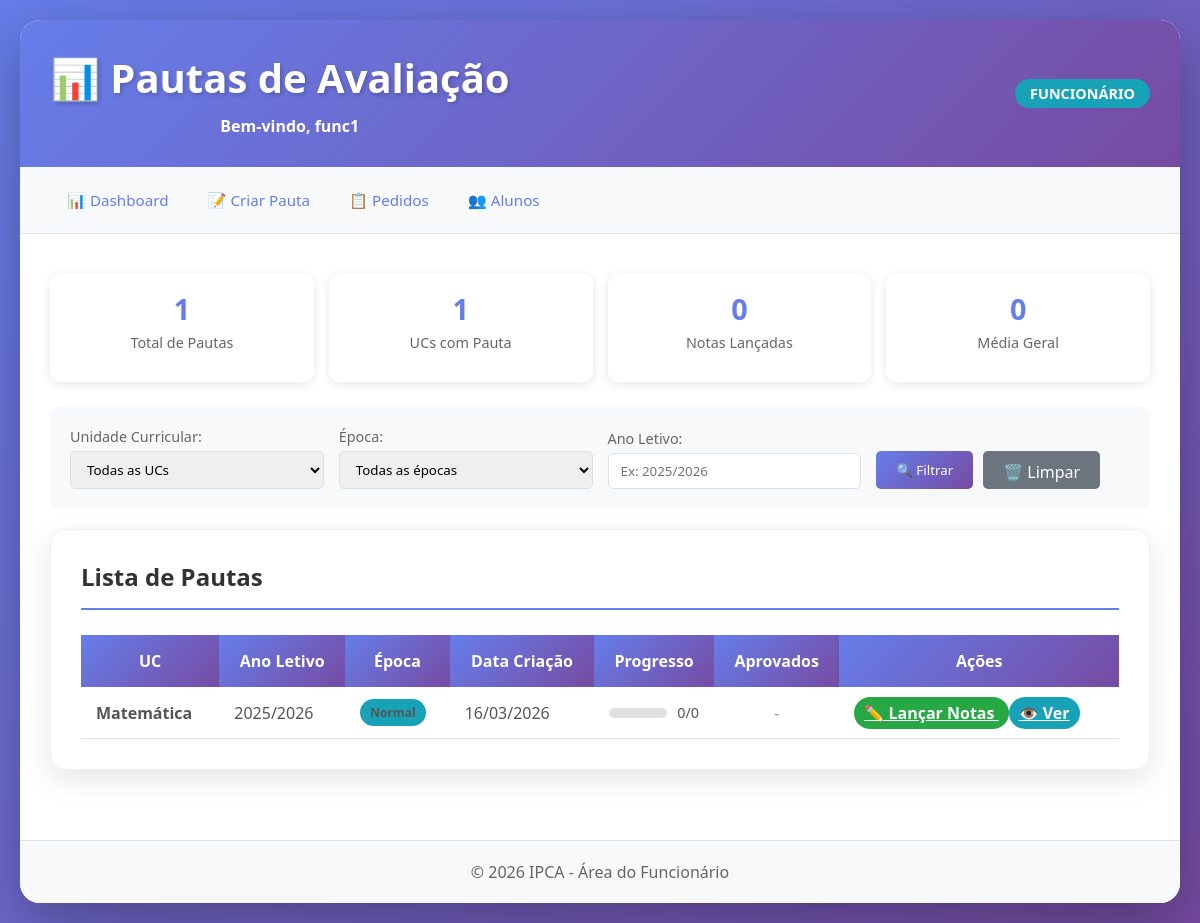
Screenshot of /funcionario/ver_pautas.php (signed in) with the database file from the repository.
### tables this page shows
CREATE TABLE `pautas` (
  `id` int(11) NOT NULL,
  `uc_id` int(11) NOT NULL,
  `ano_letivo` varchar(20) NOT NULL,
  `epoca` varchar(50) NOT NULL,
  `data_criacao` datetime DEFAULT NULL,
  `funcionario_id` varchar(20) NOT NULL
);

CREATE TABLE `disciplinas` (
  `ID` int(11) NOT NULL,
  `Nome_disc` text NOT NULL,
  `codigo` varchar(20) DEFAULT NULL,
  `creditos` int(11) DEFAULT 6,
  `horas` int(11) DEFAULT 60
);

### funcionario/ver_pautas.php (the view, shortened to what this page needs)
<?php
require_once '../config.php';
$filtro_ano = isset($_GET['ano_letivo']) ? mysqli_real_escape_string($conn, $_GET['ano_letivo']) : '';
$where = [];
$where_clause = !empty($where) ? "WHERE " . implode(" AND ", $where) : "";
$pautas = mysqli_query($conn, "
    SELECT p.*, d.Nome_disc as uc_nome,
           (SELECT COUNT(*) FROM notas WHERE pauta_id = p.id) as total_alunos,
           (SELECT COUNT(*) FROM notas WHERE pauta_id = p.id AND nota IS NOT NULL) as notas_lancadas,
           (SELECT COUNT(*) FROM notas WHERE pauta_id = p.id AND nota >= 9.5) as aprovados
    FROM pautas p
    JOIN disciplinas d ON p.uc_id = d.ID
    $where_clause
    ORDER BY p.data_criacao DESC
");
$stats = mysqli_query($conn, "
    SELECT
        COUNT(DISTINCT p.id) as total_pautas,
        COUNT(DISTINCT p.uc_id) as total_ucs_com_pauta,
        SUM(CASE WHEN n.nota IS NOT NULL THEN 1 ELSE 0 END) as total_notas,
        AVG(n.nota) as media_notas
    FROM pautas p
    LEFT JOIN notas n ON p.id = n.pauta_id
") or die(mysqli_error($conn));
$stats_data = mysqli_fetch_assoc($stats);
?>
<!DOCTYPE html>
<html lang="pt">
<head>
    <link rel="stylesheet" href="../estilo.css">
</head>
<body>
    <div class="container">
        <div class="header">
            <div style="display: flex; justify-content: space-between; align-items: center; flex-wrap: wrap;">
                <div>
                    <h1>📊 Pautas de Avaliação</h1>
                    <p style="margin-left: 20px;"><strong>Bem-vindo, <?php echo $_SESSION['login']; ?></strong></p>
                </div>
                <div class="menu-perfil">
                    <span class="profile-badge" style="background: #17a2b8;">FUNCIONÁRIO</span>
                </div>
            </div>
        </div>
        <div class="nav">
            <a href="dashboard.php">📊 Dashboard</a>
            <a href="criar_pauta.php">📝 Criar Pauta</a>
            <a href="ver_pedidos.php">📋 Pedidos</a>
            <a href="ver_alunos.php">👥 Alunos</a>
        </div>
        <div class="content">
            <div class="stats-grid">
                <div class="stat-card-small">
                    <div class="stat-value"><?php echo $stats_data['total_pautas'] ?? 0; ?></div>
                    <div class="stat-label">Total de Pautas</div>
                </div>
                <div class="stat-card-small">
                    <div class="stat-value"><?php echo $stats_data['total_ucs_com_pauta'] ?? 0; ?></div>
                    <div class="stat-label">UCs com Pauta</div>
                </div>
                <div class="stat-card-small">
                    <div class="stat-value"><?php echo $stats_data['total_notas'] ?? 0; ?></div>
                    <div class="stat-label">Notas Lançadas</div>
                </div>
                <div class="stat-card-small">
                    <div class="stat-value"><?php echo $stats_data['media_notas'] ? number_format($stats_data['media_notas'], 1) : '0'; ?></div>
                    <div class="stat-label">Média Geral</div>
                </div>
            </div>
            <div class="filtros">
                <div class="filtro-grupo">
                    <label>Unidade Curricular:</label>
                    <select name="uc" id="filtro_uc">
                        <option value="">Todas as UCs</option>
                    </select>
                </div>
                <div class="filtro-grupo">
                    <label>Época:</label>
                    <select name="epoca" id="filtro_epoca">
                        <option value="">Todas as épocas</option>
                    </select>
                </div>
                <div class="filtro-grupo">
                    <label>Ano Letivo:</label>
                    <input type="text" name="ano_letivo" id="filtro_ano" placeholder="Ex: 2025/2026" value="<?php echo htmlspecialchars($filtro_ano); ?>">
                </div>
                <div style="display: flex; gap: 10px;">
                    <button onclick="aplicarFiltros()" class="btn-filtro">🔍 Filtrar</button>
                    <a href="ver_pautas.php" class="btn-limpar">🗑️ Limpar</a>
                </div>
            </div>
            <div class="card">
                <h2>Lista de Pautas</h2>
                <?php if ($pautas && mysqli_num_rows($pautas) > 0): ?>
                    <table class="table">
                        <thead>
                            <tr>
                                <th>UC</th>
                                <th>Ano Letivo</th>
                                <th>Época</th>
                                <th>Data Criação</th>
                                <th>Progresso</th>
                                <th>Aprovados</th>
                                <th>Ações</th>
                            </tr>
                        </thead>
                        <tbody>
                            <?php while ($pauta = mysqli_fetch_assoc($pautas)):
                                $taxa_aprovacao = $pauta['notas_lancadas'] > 0 ? round(($pauta['aprovados'] / $pauta['notas_lancadas']) * 100) : 0;
                            ?>
                            <tr>
                                <td><strong><?php echo $pauta['uc_nome']; ?></strong></td>
                                <td><?php echo $pauta['ano_letivo']; ?></td>
                                <td>
                                    <span class="badge" style="background: #17a2b8;"><?php echo $pauta['epoca']; ?></span>
                                </td>
                                <td><?php echo date('d/m/Y', strtotime($pauta['data_criacao'])); ?></td>
                                <td>
                                    <div style="display: flex; align-items: center; gap: 10px;">
                                        <div style="flex: 1; background: #e0e0e0; border-radius: 10px; height: 10px;">
                                        </div>
                                        <span style="font-size: 0.9em;"><?php echo $pauta['notas_lancadas']; ?>/<?php echo $pauta['total_alunos']; ?></span>
                                    </div>
                                </td>
                                <td style="text-align: center;">
                                    <?php if ($pauta['notas_lancadas'] > 0): ?>
                                        <span class="badge badge-aluno"><?php echo $taxa_aprovacao; ?>%</span>
                                        <br>
                                        <small><?php echo $pauta['aprovados']; ?> aprovados</small>
                                    <?php else: ?>
                                        <span style="color: #999;">-</span>
                                    <?php endif; ?>
                                </td>
                                <td>
                                    <a href="lancar_notas.php?pauta_id=<?php echo $pauta['id']; ?>" class="btn" style="background: #28a745; padding: 5px 10px;">
                                        ✏️ Lançar Notas
                                    </a>
                                    <a href="ver_pauta_detalhes.php?id=<?php echo $pauta['id']; ?>" class="btn" style="background: #17a2b8; padding: 5px 10px;">
                                        👁️ Ver
                                    </a>
                                </td>
                            </tr>
                            <?php endwhile; ?>
                        </tbody>
                    </table>
                <?php endif; ?>
            </div>
        </div>
        <div class="footer">
            <p>&copy; 2026 IPCA - Área do Funcionário</p>
        </div>
    </div>
</body>
</html>

### estilo.css (style rules this page uses)
* { margin: 0; padding: 0; box-sizing: border-box; font-family: 'Segoe UI', Tahoma, Geneva, Verdana, sans-serif; }
body { background: linear-gradient(135deg, #667eea 0%, #764ba2 100%); min-height: 100vh; padding: 20px; }
.container { max-width: 1200px; margin: 0 auto; background: white; border-radius: 20px; box-shadow: 0 20px 60px rgba(0,0,0,0.3); overflow: hidden; animation: slideIn 0.5s ease-out; }
.header { background: linear-gradient(135deg, #667eea 0%, #764ba2 100%); color: white; padding: 30px; text-align: center; }
.header h1 { font-size: 2.5em; margin-bottom: 10px; text-shadow: 2px 2px 4px rgba(0,0,0,0.2); }
.nav { background: #f8f9fa; padding: 15px 30px; border-bottom: 1px solid #dee2e6; }
.nav a { color: #667eea; text-decoration: none; padding: 10px 20px; margin: 0 5px; border-radius: 25px; transition: all 0.3s; font-weight: 500; }
.content { padding: 40px 30px; }
.card { background: white; border-radius: 15px; padding: 30px; box-shadow: 0 10px 30px rgba(0,0,0,0.1); margin-bottom: 30px; border: 1px solid #f0f0f0; }
.card h2 { color: #333; margin-bottom: 25px; padding-bottom: 15px; border-bottom: 2px solid #667eea; }
.btn { background: linear-gradient(135deg, #667eea 0%, #764ba2 100%); color: white; border: none; padding: 12px 30px; border-radius: 25px; font-size: 16px; font-weight: 600; cursor: pointer; transition: all 0.3s; border: none; }
.table { width: 100%; border-collapse: collapse; margin-top: 20px; }
.table th { background: linear-gradient(135deg, #667eea 0%, #764ba2 100%); color: white; padding: 15px; font-weight: 600; }
.table td { padding: 12px 15px; border-bottom: 1px solid #e0e0e0; color: #555; }
.footer { text-align: center; padding: 20px; background: #f8f9fa; color: #666; border-top: 1px solid #dee2e6; }
.badge { display: inline-block; padding: 5px 10px; border-radius: 15px; font-size: 12px; font-weight: 600; }
.profile-badge { display: inline-block; padding: 5px 15px; border-radius: 20px; font-size: 0.9em; font-weight: 600; margin-left: 10px; }
.menu-perfil { position: relative; display: inline-block; }
.stats-grid { display: grid; grid-template-columns: repeat(auto-fit, minmax(250px, 1fr)); gap: 20px; margin-bottom: 30px; }
.stat-label { font-size: 1.2em; color: #666; margin-bottom: 15px; }

### funcionario/ver_pautas.php (style rules this page uses)
.nav { display: flex; flex-wrap: wrap; gap: 5px; background: #f8f9fa; padding: 15px 30px; border-bottom: 1px solid #dee2e6; }
.nav a { color: #667eea; text-decoration: none; padding: 8px 15px; margin: 0 2px; border-radius: 25px; transition: all 0.3s; font-weight: 500; white-space: nowrap; font-size: 0.95em; }
.filtros { background: #f8f9fa; padding: 20px; border-radius: 10px; margin-bottom: 20px; display: grid; grid-template-columns: repeat(auto-fit, minmax(200px, 1fr)); gap: 15px; align-items: end; }
.filtro-grupo { display: flex; flex-direction: column; }
.filtro-grupo label { font-size: 0.9em; color: #666; margin-bottom: 5px; }
.filtro-grupo select, .filtro-grupo input { padding: 8px 12px; border: 1px solid #e0e0e0; border-radius: 5px; width: 100%; }
.btn-filtro { background: linear-gradient(135deg, #667eea 0%, #764ba2 100%); color: white; border: none; padding: 10px 20px; border-radius: 5px; cursor: pointer; transition: all 0.3s; height: 38px; }
.btn-limpar { background: #6c757d; color: white; border: none; padding: 10px 20px; border-radius: 5px; cursor: pointer; transition: all 0.3s; text-decoration: none; display: inline-block; text-align: center; height: 38px; }
.stats-grid { display: grid; grid-template-columns: repeat(auto-fit, minmax(150px, 1fr)); gap: 15px; margin-bottom: 25px; }
.stat-card-small { background: white; border-radius: 10px; padding: 15px; box-shadow: 0 2px 10px rgba(0,0,0,0.1); text-align: center; }
.stat-value { font-size: 1.8em; font-weight: bold; color: #667eea; }
.stat-label { font-size: 0.9em; color: #666; margin-top: 5px; }

### rows the page displays
pautas: uc.Nome_disc "Matemática", ano_letivo "2025/2026", epoca "Normal", data_criacao "16/03/2026", notas_lancadas "0", total_alunos "0"

### other values shown
$_SESSION['login'] "func1"
$stats_data['total_pautas'] "1"
$stats_data['total_ucs_com_pauta'] "1"
$stats_data['total_notas'] "0"
